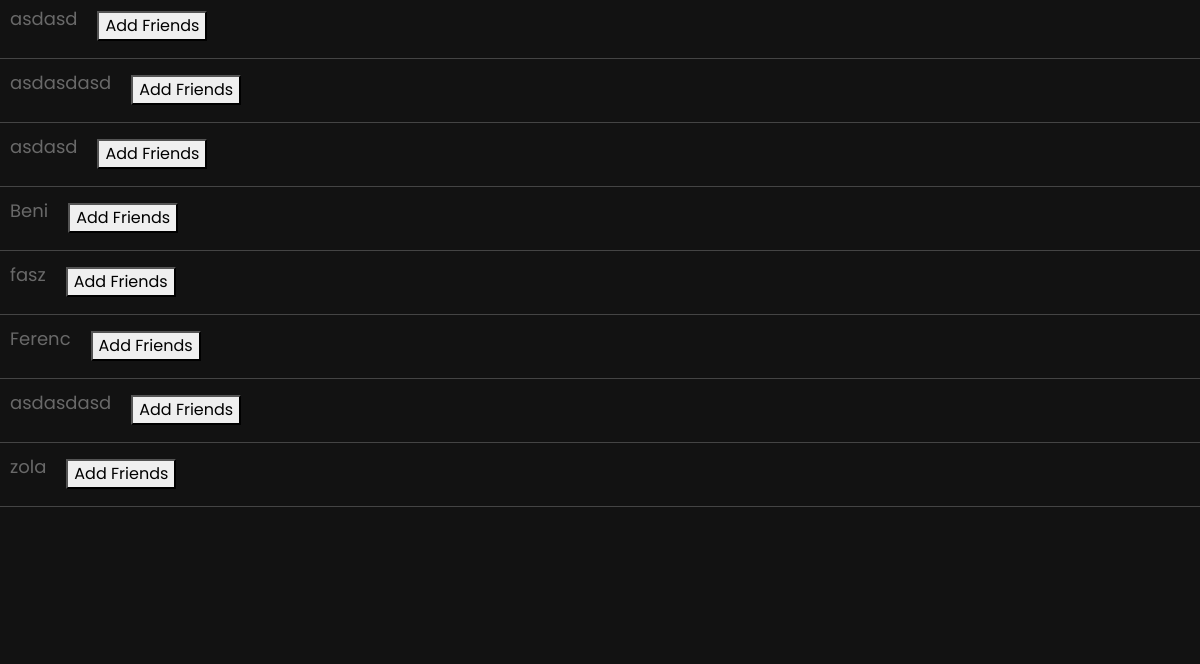
The page /?p=baratok (signed in, lower part) on the database as committed earlier.
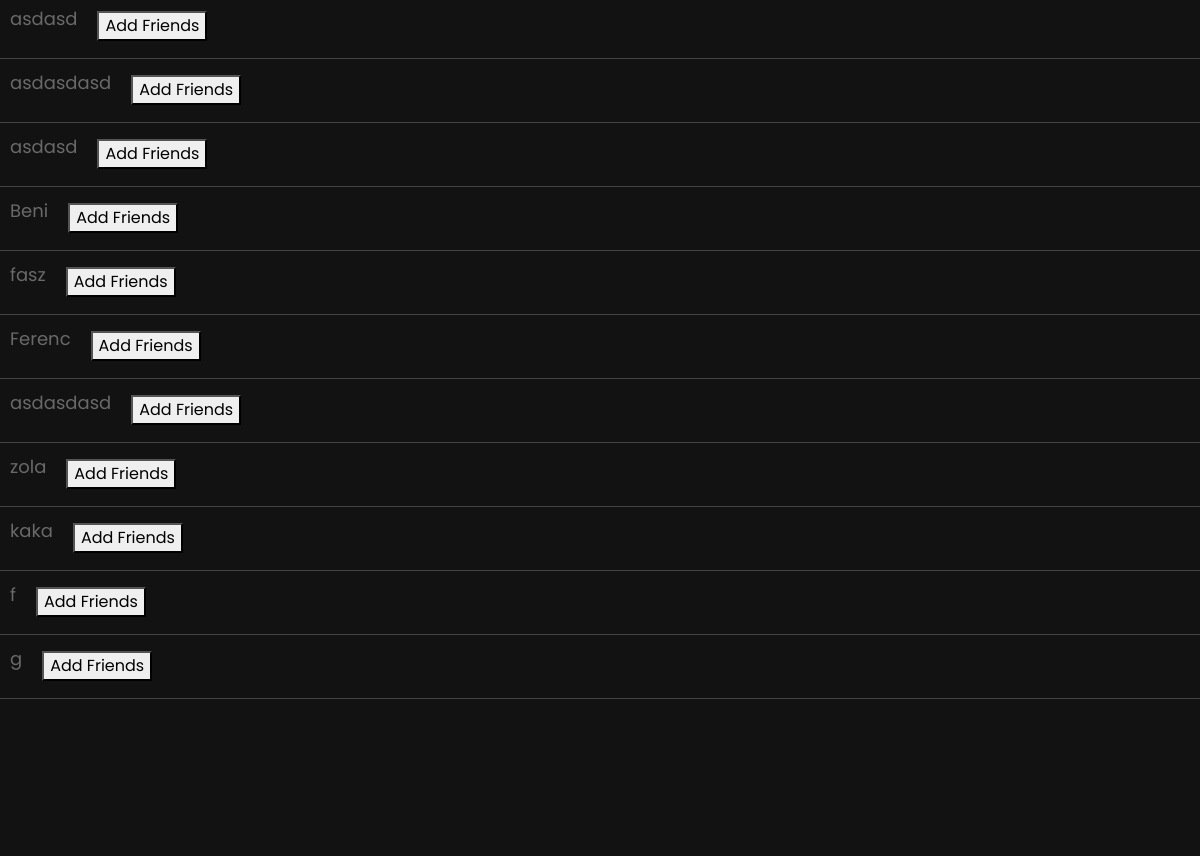
The same page on the database as committed later.
### tables this page shows
CREATE TABLE `user` (
  `uid` int(250) NOT NULL,
  `uname` varchar(250) NOT NULL,
  `uemail` varchar(250) NOT NULL,
  `upass` varchar(250) NOT NULL,
  `utime` datetime NOT NULL,
  `uproffkepnev` varchar(50) NOT NULL,
  `uproffkeredetikepnev` varchar(255) NOT NULL,
  `uip` varchar(250) NOT NULL,
  `usession` varchar(8) NOT NULL,
  `ustat` varchar(250) NOT NULL,
  `ucomm` text NOT NULL,
  `ubirtd` date NOT NULL
);

### baratok.php (the view, shortened to what this page needs)
<?php
require ('kapcsolat.php');
?>
<!DOCTYPE html>
<html lang="hu">
<head>
</head>
<body>
    <div id="user-list">
        <?php
        $osszes = mysqli_query($adb, "SELECT uid, uname, ustat FROM user WHERE uid != '$_SESSION[uid]'");
        while ($sor = mysqli_fetch_assoc($osszes)) {
            echo "<div class='user' data-username='{$sor['uname']}' data-userid='{$sor['uid']}'>";
            echo "<p>{$sor['uname']}</p>";
            echo "<button onclick='addFriend({$sor['uid']})'>Add Friends</button>";
            echo "</div>";
        }
        ?>
    </div>
</body>
</html>

Rows that differ between the two databases and show on the page:
added user: uname "kaka"
added user: uname "f"
added user: uname "g"
